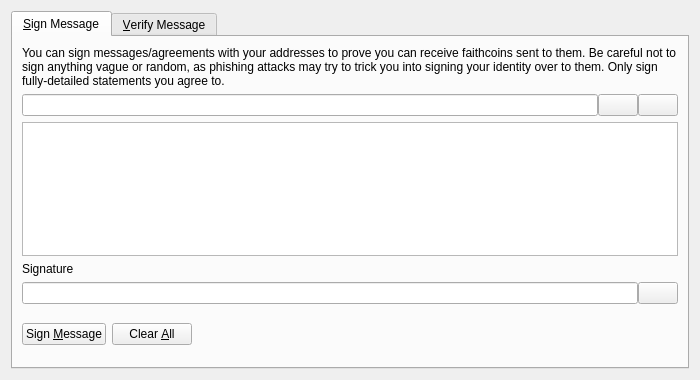
<?xml version="1.0" encoding="UTF-8"?>
<ui version="4.0">
 <class>SignVerifyMessageDialog</class>
 <widget class="QDialog" name="SignVerifyMessageDialog">
  <property name="geometry">
   <rect>
    <x>0</x>
    <y>0</y>
    <width>700</width>
    <height>380</height>
   </rect>
  </property>
  <property name="windowTitle">
   <string>Signatures - Sign / Verify a Message</string>
  </property>
  <property name="modal">
   <bool>true</bool>
  </property>
  <layout class="QVBoxLayout" name="verticalLayout">
   <item>
    <widget class="QTabWidget" name="tabWidget">
     <property name="currentIndex">
      <number>0</number>
     </property>
     <widget class="QWidget" name="tabSignMessage">
      <attribute name="title">
       <string>&amp;Sign Message</string>
      </attribute>
      <layout class="QVBoxLayout" name="verticalLayout_SM">
       <item>
        <widget class="QLabel" name="infoLabel_SM">
         <property name="text">
          <string>You can sign messages/agreements with your addresses to prove you can receive faithcoins sent to them. Be careful not to sign anything vague or random, as phishing attacks may try to trick you into signing your identity over to them. Only sign fully-detailed statements you agree to.</string>
         </property>
         <property name="textFormat">
          <enum>Qt::PlainText</enum>
         </property>
         <property name="wordWrap">
          <bool>true</bool>
         </property>
        </widget>
       </item>
       <item>
        <layout class="QHBoxLayout" name="horizontalLayout_1_SM">
         <property name="spacing">
          <number>0</number>
         </property>
         <item>
          <widget class="QValidatedLineEdit" name="addressIn_SM">
           <property name="toolTip">
            <string>The Faithcoin address to sign the message with</string>
           </property>
          </widget>
         </item>
         <item>
          <widget class="QPushButton" name="addressBookButton_SM">
           <property name="toolTip">
            <string>Choose previously used address</string>
           </property>
           <property name="text">
            <string/>
           </property>
           <property name="icon">
            <iconset resource="../bitcoin.qrc">
             <normaloff>:/icons/address-book</normaloff>:/icons/address-book</iconset>
           </property>
           <property name="shortcut">
            <string>Alt+A</string>
           </property>
           <property name="autoDefault">
            <bool>false</bool>
           </property>
          </widget>
         </item>
         <item>
          <widget class="QPushButton" name="pasteButton_SM">
           <property name="toolTip">
            <string>Paste address from clipboard</string>
           </property>
           <property name="text">
            <string/>
           </property>
           <property name="icon">
            <iconset resource="../bitcoin.qrc">
             <normaloff>:/icons/editpaste</normaloff>:/icons/editpaste</iconset>
           </property>
           <property name="shortcut">
            <string>Alt+P</string>
           </property>
           <property name="autoDefault">
            <bool>false</bool>
           </property>
          </widget>
         </item>
        </layout>
       </item>
       <item>
        <widget class="QPlainTextEdit" name="messageIn_SM">
         <property name="toolTip">
          <string>Enter the message you want to sign here</string>
         </property>
        </widget>
       </item>
       <item>
        <widget class="QLabel" name="signatureLabel_SM">
         <property name="text">
          <string>Signature</string>
         </property>
         <property name="textFormat">
          <enum>Qt::PlainText</enum>
         </property>
        </widget>
       </item>
       <item>
        <layout class="QHBoxLayout" name="horizontalLayout_2_SM">
         <property name="spacing">
          <number>0</number>
         </property>
         <item>
          <widget class="QLineEdit" name="signatureOut_SM">
           <property name="font">
            <font>
             <italic>true</italic>
            </font>
           </property>
           <property name="readOnly">
            <bool>true</bool>
           </property>
          </widget>
         </item>
         <item>
          <widget class="QPushButton" name="copySignatureButton_SM">
           <property name="toolTip">
            <string>Copy the current signature to the system clipboard</string>
           </property>
           <property name="text">
            <string/>
           </property>
           <property name="icon">
            <iconset resource="../bitcoin.qrc">
             <normaloff>:/icons/editcopy</normaloff>:/icons/editcopy</iconset>
           </property>
           <property name="autoDefault">
            <bool>false</bool>
           </property>
          </widget>
         </item>
        </layout>
       </item>
       <item>
        <layout class="QHBoxLayout" name="horizontalLayout_3_SM">
         <item>
          <widget class="QPushButton" name="signMessageButton_SM">
           <property name="toolTip">
            <string>Sign the message to prove you own this Faithcoin address</string>
           </property>
           <property name="text">
            <string>Sign &amp;Message</string>
           </property>
           <property name="icon">
            <iconset resource="../bitcoin.qrc">
             <normaloff>:/icons/edit</normaloff>:/icons/edit</iconset>
           </property>
           <property name="autoDefault">
            <bool>false</bool>
           </property>
          </widget>
         </item>
         <item>
          <widget class="QPushButton" name="clearButton_SM">
           <property name="toolTip">
            <string>Reset all sign message fields</string>
           </property>
           <property name="text">
            <string>Clear &amp;All</string>
           </property>
           <property name="icon">
            <iconset resource="../bitcoin.qrc">
             <normaloff>:/icons/remove</normaloff>:/icons/remove</iconset>
           </property>
           <property name="autoDefault">
            <bool>false</bool>
           </property>
          </widget>
         </item>
         <item>
          <spacer name="horizontalSpacer_1_SM">
           <property name="orientation">
            <enum>Qt::Horizontal</enum>
           </property>
           <property name="sizeHint" stdset="0">
            <size>
             <width>40</width>
             <height>48</height>
            </size>
           </property>
          </spacer>
         </item>
         <item>
          <widget class="QLabel" name="statusLabel_SM">
           <property name="font">
            <font>
             <weight>75</weight>
             <bold>true</bold>
            </font>
           </property>
           <property name="text">
            <string/>
           </property>
           <property name="wordWrap">
            <bool>true</bool>
           </property>
          </widget>
         </item>
         <item>
          <spacer name="horizontalSpacer_2_SM">
           <property name="orientation">
            <enum>Qt::Horizontal</enum>
           </property>
           <property name="sizeHint" stdset="0">
            <size>
             <width>40</width>
             <height>48</height>
            </size>
           </property>
          </spacer>
         </item>
        </layout>
       </item>
      </layout>
     </widget>
     <widget class="QWidget" name="tabVerifyMessage">
      <attribute name="title">
       <string>&amp;Verify Message</string>
      </attribute>
      <layout class="QVBoxLayout" name="verticalLayout_VM">
       <item>
        <widget class="QLabel" name="infoLabel_VM">
         <property name="text">
          <string>Enter the receiver's address, message (ensure you copy line breaks, spaces, tabs, etc. exactly) and signature below to verify the message. Be careful not to read more into the signature than what is in the signed message itself, to avoid being tricked by a man-in-the-middle attack. Note that this only proves the signing party receives with the address, it cannot prove sendership of any transaction!</string>
         </property>
         <property name="textFormat">
          <enum>Qt::PlainText</enum>
         </property>
         <property name="alignment">
          <set>Qt::AlignLeading|Qt::AlignLeft|Qt::AlignTop</set>
         </property>
         <property name="wordWrap">
          <bool>true</bool>
         </property>
        </widget>
       </item>
       <item>
        <layout class="QHBoxLayout" name="horizontalLayout_1_VM">
         <property name="spacing">
          <number>0</number>
         </property>
         <item>
          <widget class="QValidatedLineEdit" name="addressIn_VM">
           <property name="toolTip">
            <string>The Faithcoin address the message was signed with</string>
           </property>
          </widget>
         </item>
         <item>
          <widget class="QPushButton" name="addressBookButton_VM">
           <property name="toolTip">
            <string>Choose previously used address</string>
           </property>
           <property name="text">
            <string/>
           </property>
           <property name="icon">
            <iconset resource="../bitcoin.qrc">
             <normaloff>:/icons/address-book</normaloff>:/icons/address-book</iconset>
           </property>
           <property name="shortcut">
            <string>Alt+A</string>
           </property>
           <property name="autoDefault">
            <bool>false</bool>
           </property>
          </widget>
         </item>
        </layout>
       </item>
       <item>
        <widget class="QPlainTextEdit" name="messageIn_VM"/>
       </item>
       <item>
        <widget class="QValidatedLineEdit" name="signatureIn_VM"/>
       </item>
       <item>
        <layout class="QHBoxLayout" name="horizontalLayout_2_VM">
         <item>
          <widget class="QPushButton" name="verifyMessageButton_VM">
           <property name="toolTip">
            <string>Verify the message to ensure it was signed with the specified Faithcoin address</string>
           </property>
           <property name="text">
            <string>Verify &amp;Message</string>
           </property>
           <property name="icon">
            <iconset resource="../bitcoin.qrc">
             <normaloff>:/icons/transaction_0</normaloff>:/icons/transaction_0</iconset>
           </property>
           <property name="autoDefault">
            <bool>false</bool>
           </property>
          </widget>
         </item>
         <item>
          <widget class="QPushButton" name="clearButton_VM">
           <property name="toolTip">
            <string>Reset all verify message fields</string>
           </property>
           <property name="text">
            <string>Clear &amp;All</string>
           </property>
           <property name="icon">
            <iconset resource="../bitcoin.qrc">
             <normaloff>:/icons/remove</normaloff>:/icons/remove</iconset>
           </property>
           <property name="autoDefault">
            <bool>false</bool>
           </property>
          </widget>
         </item>
         <item>
          <spacer name="horizontalSpacer_1_VM">
           <property name="orientation">
            <enum>Qt::Horizontal</enum>
           </property>
           <property name="sizeHint" stdset="0">
            <size>
             <width>40</width>
             <height>48</height>
            </size>
           </property>
          </spacer>
         </item>
         <item>
          <widget class="QLabel" name="statusLabel_VM">
           <property name="font">
            <font>
             <weight>75</weight>
             <bold>true</bold>
            </font>
           </property>
           <property name="text">
            <string/>
           </property>
           <property name="wordWrap">
            <bool>true</bool>
           </property>
          </widget>
         </item>
         <item>
          <spacer name="horizontalSpacer_2_VM">
           <property name="orientation">
            <enum>Qt::Horizontal</enum>
           </property>
           <property name="sizeHint" stdset="0">
            <size>
             <width>40</width>
             <height>48</height>
            </size>
           </property>
          </spacer>
         </item>
        </layout>
       </item>
      </layout>
     </widget>
    </widget>
   </item>
  </layout>
 </widget>
 <customwidgets>
  <customwidget>
   <class>QValidatedLineEdit</class>
   <extends>QLineEdit</extends>
   <header>qvalidatedlineedit.h</header>
  </customwidget>
 </customwidgets>
 <resources>
  <include location="../bitcoin.qrc"/>
 </resources>
 <connections/>
</ui>
